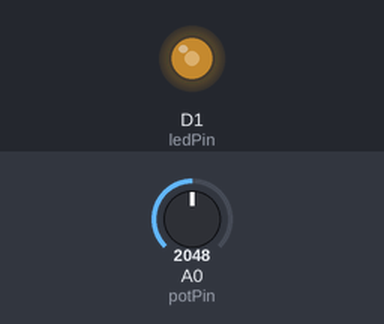
Bench run of a sketch on a simulated Particle Photon. On the bench: output pins drawn as LEDs (lit = HIGH). The inputs (shaded band) are chosen by the test bench; at power-on: A0 (potPin) = 2048.

Above: at 1.2 s.
1.3 s: A0 (potPin) set to 2866
At 2.4 s:
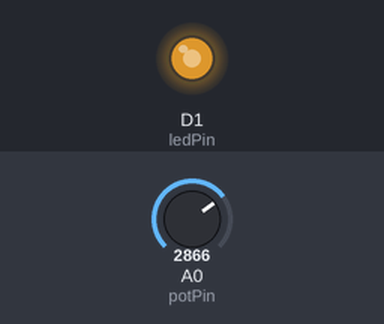
2.8 s: A0 (potPin) set to 3603
At 3.6 s:
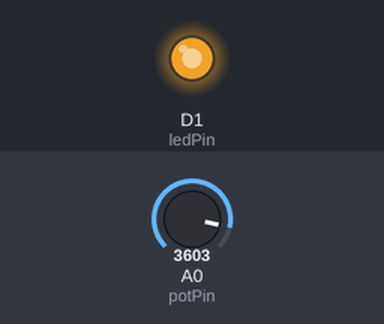
4.3 s: A0 (potPin) set to 491
At 4.8 s:
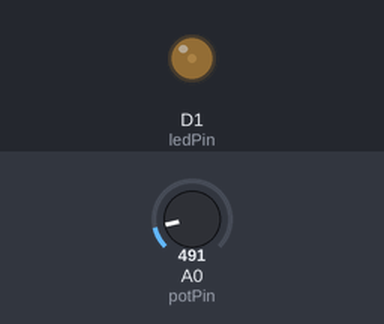
5.8 s: A0 (potPin) set to 0
At 6.1 s:
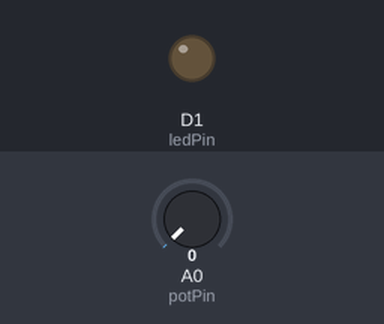
7.3 s: A0 (potPin) set to 2047
At 8.5 s:
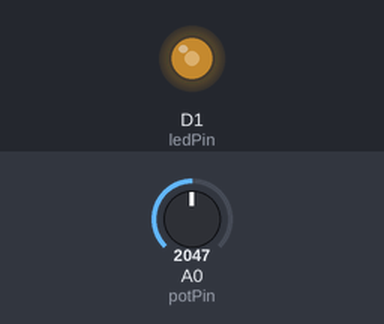
Timing chart, 0 to 9.8 s (numbered marks = the images above; inputs shaded):
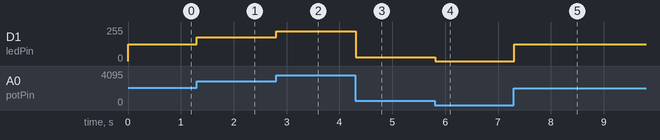

Measured:
- after the input at 1.3 s, D1 (ledPin): 127/255 → 178/255 at once
- after the input at 2.8 s, D1 (ledPin): 178/255 → 224/255 at once
- after the input at 4.3 s, D1 (ledPin): 224/255 → 30/255 at once
- after the input at 5.8 s, D1 (ledPin): 30/255 → 0/255 at once
- after the input at 7.3 s, D1 (ledPin): 0/255 → 127/255 at once

The sketch:

Dimmer.ino
```cpp
// Define a pin that we'll place the pot on
int potPin = A0;

// Create a variable to hold the pot reading
int potReading = 0;

// Define a pin we'll place an LED on
int ledPin = D1;

// Create a variable to store the LED brightness.
int ledBrightness = 0;

//
void setup(){

  // Set up the LED for output
  pinMode(ledPin, OUTPUT);

  // Create a cloud variable of type integer
  // called 'light' mapped to photoCellReading
  Particle.variable("pot", &potReading, INT);
}

void loop() {

  // Use analogRead to read the potentiometer reading
  // This gives us a value from 0 to 4095
  potReading = analogRead(potPin);

  // Map this value into the PWM range (0-255)
  // and store as the led brightness
  ledBrightness = map(potReading, 0, 4095, 0, 255);

  // fade the LED to the desired brightness
  analogWrite(ledPin, ledBrightness);

  // wait 1/10th of a second and then loop
  delay(100);
}
```
